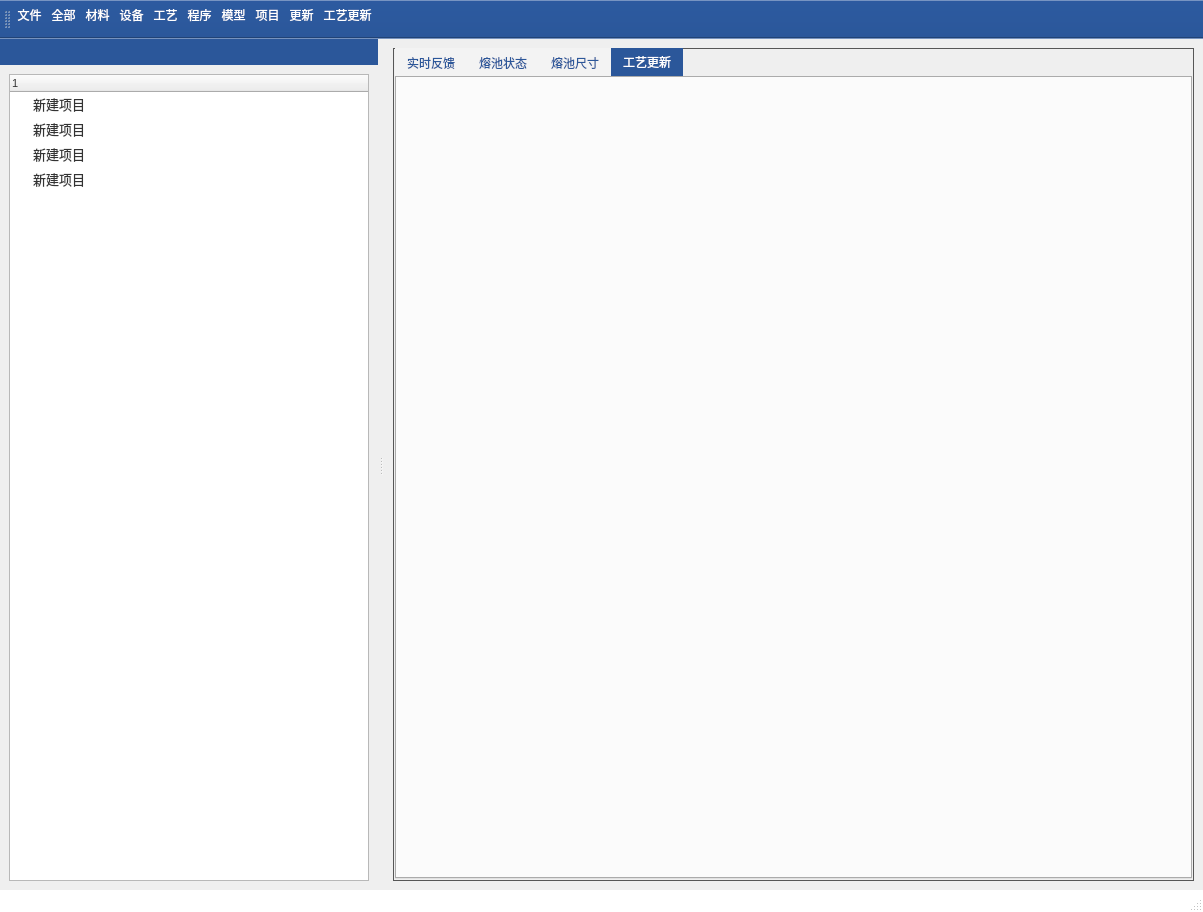
<?xml version="1.0" encoding="UTF-8"?>
<ui version="4.0">
 <class>MainWindow</class>
 <widget class="QMainWindow" name="MainWindow">
  <property name="geometry">
   <rect>
    <x>0</x>
    <y>0</y>
    <width>1203</width>
    <height>912</height>
   </rect>
  </property>
  <property name="windowTitle">
   <string>MainWindow</string>
  </property>
  <property name="styleSheet">
   <string notr="true">#styleSheet{
border: none;
margin: 0px;
}


QPushButton {
    background-repeat: no-repeat;
	border: none;
	background-color: transparent;
	text-align: center;
    color: #f8f8f2;
}
QPushButton:hover {
	background-color: #bd93f9;
}
QPushButton:pressed {
	background-color: #ff79c6;
	color: rgb(255, 255, 255);
}

QTableWidget {
	background-color: transparent;
	padding: 10px;
	border-radius: 5px;
	gridline-color: #9faeda;
    outline: none;
}
QTableWidget::item{
	border-color: #9faeda;
	padding-left: 5px;
	padding-right: 5px;
	gridline-color: #9faeda;
}
QTableWidget::item:selected{
	background-color: rgb(189, 147, 249);
    color: #f8f8f2;
}
QWidget{
	color: #333;
	font: 10pt &quot;Segoe UI&quot;;
}
QToolTip {
	color: #333;
	background-color: #f8f8f2;
	border: 1px solid #CCC;
	background-image: none;
	background-position: left center;
    background-repeat: no-repeat;
	border: none;
	border-left: 2px solid rgb(255, 121, 198);
	text-align: left;
	padding-left: 8px;
	margin: 0px;
}

QTableWidget::horizontalHeader {
	background-color: #6272a4;
}



/* /////////////////////////////////////////////////////////////////////////////////////////////////
LineEdit */
QLineEdit {
	background-color: #6272a4;
	border-radius: 5px;
	border: 2px solid #6272a4;
	padding-left: 10px;
	selection-color: rgb(255, 255, 255);
	selection-background-color: rgb(255, 121, 198);
    color: #f8f8f2;
}
QLineEdit:hover {
	border: 2px solid rgb(64, 71, 88);
}
QLineEdit:focus {
	border: 2px solid #ff79c6;
}

/* /////////////////////////////////////////////////////////////////////////////////////////////////
PlainTextEdit */
QPlainTextEdit {
	background-color: #6272a4;
	border-radius: 5px;
	padding: 10px;
	selection-color: rgb(255, 255, 255);
	selection-background-color: rgb(255, 121, 198);
    color: #f8f8f2;
}
QPlainTextEdit  QScrollBar:vertical {
    width: 8px;
 }
QPlainTextEdit  QScrollBar:horizontal {
    height: 8px;
 }
QPlainTextEdit:hover {
	border: 2px solid rgb(64, 71, 88);
}
QPlainTextEdit:focus {
	border: 2px solid #ff79c6;
}

/* /////////////////////////////////////////////////////////////////////////////////////////////////
ScrollBars */
QScrollBar:horizontal {
    border: none;
    background: #6272a4;
    height: 8px;
    margin: 0px 21px 0 21px;
	border-radius: 0px;
}
QScrollBar::handle:horizontal {
    background: rgb(189, 147, 249);
    min-width: 25px;
	border-radius: 4px
}
QScrollBar::add-line:horizontal {
    border: none;
    background: #6272a4;
    width: 20px;
	border-top-right-radius: 4px;
    border-bottom-right-radius: 4px;
    subcontrol-position: right;
    subcontrol-origin: margin;
}
QScrollBar::sub-line:horizontal {
    border: none;
    background: #6272a4;
    width: 20px;
	border-top-left-radius: 4px;
    border-bottom-left-radius: 4px;
    subcontrol-position: left;
    subcontrol-origin: margin;
}
QScrollBar::up-arrow:horizontal, QScrollBar::down-arrow:horizontal
{
     background: none;
}
QScrollBar::add-page:horizontal, QScrollBar::sub-page:horizontal
{
     background: none;
}
 QScrollBar:vertical {
	border: none;
    background-color: #6272a4;
    width: 8px;
    margin: 21px 0 21px 0;
	border-radius: 0px;
 }
 QScrollBar::handle:vertical {
	background: rgb(189, 147, 249);
    min-height: 25px;
	border-radius: 4px
 }
 QScrollBar::add-line:vertical {
     border: none;
    background: #6272a4;
     height: 20px;
	border-bottom-left-radius: 4px;
    border-bottom-right-radius: 4px;
     subcontrol-position: bottom;
     subcontrol-origin: margin;
 }
 QScrollBar::sub-line:vertical {
	border: none;
    background: #6272a4;
     height: 20px;
	border-top-left-radius: 4px;
    border-top-right-radius: 4px;
     subcontrol-position: top;
     subcontrol-origin: margin;
 }
 QScrollBar::up-arrow:vertical, QScrollBar::down-arrow:vertical {
     background: none;
 }

 QScrollBar::add-page:vertical, QScrollBar::sub-page:vertical {
     background: none;
 }

/* /////////////////////////////////////////////////////////////////////////////////////////////////
CheckBox 
QCheckBox::indicator {
    border: 3px solid #6272a4;
	width: 15px;
	height: 15px;
	border-radius: 10px;
    background: #6272a4;
}
QCheckBox::indicator:hover {
    border: 3px solid rgb(119, 136, 187);
}
QCheckBox::indicator:checked {
    background: 3px solid #bd93f9;
	border: 3px solid #bd93f9;
	background-image: url(:/icons/images/icons/cil-check-alt.png);
}
*/
/* /////////////////////////////////////////////////////////////////////////////////////////////////
RadioButton */
QRadioButton::indicator {
    border: 3px solid #6272a4;
	width: 15px;
	height: 15px;
	border-radius: 10px;
    background: #6272a4;
}
QRadioButton::indicator:hover {
    border: 3px solid rgb(119, 136, 187);
}
QRadioButton::indicator:checked {
    background: 3px solid #F72121;
	border: 3px solid #bd93f9;
}

/* /////////////////////////////////////////////////////////////////////////////////////////////////
ComboBox */
QComboBox{
	background-color: #6272a4;
	border-radius: 5px;
	border: 2px solid #6272a4;
	padding: 5px;
	padding-left: 10px;
    color: #f8f8f2;
}
QComboBox:hover{
	border: 2px solid #7284b9;
}
QComboBox::drop-down {
	subcontrol-origin: padding;
	subcontrol-position: top right;
	width: 25px;
	border-left-width: 3px;
	border-left-color: #6272a4;
	border-left-style: solid;
	border-top-right-radius: 3px;
	border-bottom-right-radius: 3px;
	background-image: url(:/icons/images/icons/cil-arrow-bottom.png);
	background-position: center;
	background-repeat: no-reperat;
 }
QComboBox QAbstractItemView {
	color: rgb(255, 255, 255);
	background-color: #6272a4;
	padding: 10px;
	selection-background-color: rgb(255, 121, 198);
}

/* /////////////////////////////////////////////////////////////////////////////////////////////////
Sliders */
QSlider::groove:horizontal {
    border-radius: 5px;
    height: 10px;
	margin: 0px;
	background-color: rgb(255, 255, 255);
}
QSlider::groove:horizontal:hover {
	background-color: rgb(255, 255, 255);
}
QSlider::handle:horizontal {
    background-color: rgb(189, 147, 249);
    border: none;
    height: 10px;
    width: 10px;
    margin: 0px;
	border-radius: 5px;
}
QSlider::handle:horizontal:hover {
    background-color: rgb(195, 155, 255);
}
QSlider::handle:horizontal:pressed {
    background-color: rgb(255, 121, 198);
}

QSlider::groove:vertical {
    border-radius: 5px;
    width: 10px;
    margin: 0px;
	background-color: #6272a4;
}
QSlider::groove:vertical:hover {
	background-color: #6272a4;
}
QSlider::handle:vertical {
    background-color: rgb(189, 147, 249);
	border: none;
    height: 10px;
    width: 10px;
    margin: 0px;
	border-radius: 5px;
}
QSlider::handle:vertical:hover {
    background-color: rgb(195, 155, 255);
}
QSlider::handle:vertical:pressed {
    background-color: rgb(255, 121, 198);
}


QTabWidget {
     border: none;
}

QTabWidget {
     border: none;
}

QTabBar::tab {
    color: rgb(0, 0, 0);
}

/***https://github.com/gnibuoz/QRibbon/blob/master/QRibbon/qribbon.ui***/

QToolTip {
  border: 1px solid rgb(255,255,255);
  background: white;
  color: rgb(51, 51, 51);
}

/**********菜单栏**********/
QMenuBar {
  background: rgb(255,255,255);
  border: 1px solid rgb(255,255,255);
  border-left: none;
  border-right: none;
}

QMenuBar::item {
  border: 1px solid transparent;
  padding: 5px 10px 5px 10px;
  background: transparent;
}

QMenuBar::item:enabled {
  color: rgb(2, 65, 132);
}

QMenuBar::item:!enabled {
  color: rgb(155, 155, 155);
}

QMenuBar::item:enabled:selected {
  border-top-color: rgb(255,255,255);
  border-bottom-color: rgb(255,255,255);
  background: rgb(255,255,255);
}


/**********状态栏**********/
QStatusBar {
  background: rgb(255,255,255);
  border: 1px solid rgb(255,255,255);
  border-left: none;
  border-right: none;
  border-bottom: none;
}

QStatusBar::item {
  border: none;
  border-right: 1px solid rgb(255,255,255);
}



QTreeView::item,QTreeWidget::item {
    height: 25px;
    border: none;
    background-color: rgba(43,87,154,0);
}

QTreeView::item:hover, QTreeView::branch:hover,
QTreeWidget::item:hover, QTreeWidget::branch:hover { 
    background-color: rgba(43,87,154, 40);
}

QTreeWidget::item:hover{ 
	color: rgb(255, 255, 255);
    background-color: rgb(43,87,154);
}

QTreeView::item:selected { 
    background-color: rgba(200, 200, 200, 50);
	font-weight:bold;
	color: rgb(43, 87, 154);
}


QTabBar{
	background:rgb(43,87,154);
}


QTabBar::tab:selected {
	  
       background:rgb(43,87,154);
      padding: 2px;
	  height:24px;
	  padding:2px 12px;
	  color:#fff;
  }


QTabBar::tab:hover:!selected {
     background:rgba(0,0,0,40);
		color:#fff;
  }


QTabBar::tab {
	background: rgb(243,243,243);
	  color: rgb(10, 10, 10);
color: rgb(10, 10, 10);
color: rgb(43,87,154);

  }


QTabBar::tab:selected {
      border-color: #9B9B9B;
      border-bottom-color: #C2C7CB; /* same as pane color */
  }


 QDockWidget::title {
     text-align: left; /* align the text to the left */
     background: rgb(230,230,230);
    background:rgb(43,87,154);
	 padding:6px 4px;
	 font-size:30pt;


 }


QDockWidget {
     border: 1px solid rgb(255,0,255);
	 margin:0px;
	 color:rgb(240,240,240);
     background: #fff;
	color:rgb(10,10,10);
color:#eee;
	titlebar-close-icon: url(:/Resources/icon/dockwidget-close.png);
     titlebar-normal-icon: url(:/Resources/icon/dockwidget-float.png);
 }

 QDockWidget::close-button, QDockWidget::float-button {
     border: 1px solid transparent;
     width: 24px;
	 height:24px;
 }

QDockWidget::close-button:hover, QDockWidget::float-button:hover {
      background: rgb(177,177,177);
	background:rgba(0,0,0,40);
}

QDockWidget::close-button:pressed, QDockWidget::float-button:pressed {
     padding: 1px -1px -1px 1px;
background:rgba(0,0,0,80);
 }

 QDockWidget::close-button {
      subcontrol-position: top right;
      subcontrol-origin: margin;
	top:-1px;
	right:4px;
      position: absolute;
  }

 QDockWidget::float-button {
      subcontrol-position: top right;
      subcontrol-origin: margin;
	top:-1px;
      position: absolute;
	right:26px;
  }


QToolBar{
	background:transparent;
	background:rgb(43,87,154);
}


QToolButton{
	background:transparent;
	border:0px solid gray;
	color: rgb(255, 255, 255);
	margin:0;
}

QToolButton{
	padding-bottom:10px;
}

QToolButton:hover,QToolButton:checked{
	border:1px solid rgba(100,100,100,100);
	border-radius:2px;
	background:rgb(255,255,255);
	color: rgb(0, 0, 0);
}

QToolButton::menu-button {
    
      /* 16px width + 4px for border = 20px allocated above */
      width: 16px;
	subcontrol-origin:margin;
subcontrol-position: bottom center;
	bottom:0px;
	left:0px;
	height:10px;
	width:100%
 }

</string>
  </property>
  <widget class="QWidget" name="center">
   <layout class="QHBoxLayout" name="horizontalLayout">
    <property name="sizeConstraint">
     <enum>QLayout::SetNoConstraint</enum>
    </property>
    <item>
     <widget class="QWidget" name="widget" native="true">
      <property name="styleSheet">
       <string notr="true">border:1px solid rgb(86, 86, 86);</string>
      </property>
      <layout class="QHBoxLayout" name="horizontalLayout_2">
       <property name="leftMargin">
        <number>2</number>
       </property>
       <property name="topMargin">
        <number>0</number>
       </property>
       <property name="rightMargin">
        <number>2</number>
       </property>
       <property name="bottomMargin">
        <number>2</number>
       </property>
       <item>
        <widget class="QTabWidget" name="tabWidget_2">
         <property name="sizePolicy">
          <sizepolicy hsizetype="Expanding" vsizetype="Expanding">
           <horstretch>0</horstretch>
           <verstretch>0</verstretch>
          </sizepolicy>
         </property>
         <property name="minimumSize">
          <size>
           <width>0</width>
           <height>0</height>
          </size>
         </property>
         <property name="styleSheet">
          <string notr="true">border:0px solid rgb(86, 86, 86);</string>
         </property>
         <property name="currentIndex">
          <number>3</number>
         </property>
         <widget class="QWidget" name="tab">
          <attribute name="title">
           <string>实时反馈</string>
          </attribute>
         </widget>
         <widget class="QWidget" name="tab_2">
          <attribute name="title">
           <string>熔池状态</string>
          </attribute>
         </widget>
         <widget class="QWidget" name="tab_3">
          <attribute name="title">
           <string>熔池尺寸</string>
          </attribute>
          <layout class="QVBoxLayout" name="verticalLayout">
           <item>
            <widget class="QLabel" name="label_showpre">
             <property name="text">
              <string>待显示</string>
             </property>
             <property name="alignment">
              <set>Qt::AlignCenter</set>
             </property>
            </widget>
           </item>
           <item>
            <widget class="QLabel" name="label_pre_w">
             <property name="maximumSize">
              <size>
               <width>16777215</width>
               <height>50</height>
              </size>
             </property>
             <property name="text">
              <string>熔池宽度：   mm</string>
             </property>
             <property name="alignment">
              <set>Qt::AlignCenter</set>
             </property>
            </widget>
           </item>
           <item>
            <widget class="QPushButton" name="btn_pre">
             <property name="text">
              <string>启动预测</string>
             </property>
            </widget>
           </item>
          </layout>
         </widget>
         <widget class="QWidget" name="tab_4">
          <attribute name="title">
           <string>工艺更新</string>
          </attribute>
         </widget>
        </widget>
       </item>
      </layout>
     </widget>
    </item>
   </layout>
  </widget>
  <widget class="QStatusBar" name="status"/>
  <widget class="QToolBar" name="toolBar">
   <property name="font">
    <font>
     <family>Segoe UI</family>
     <pointsize>10</pointsize>
     <weight>50</weight>
     <italic>false</italic>
     <bold>false</bold>
    </font>
   </property>
   <property name="windowTitle">
    <string>toolBar</string>
   </property>
   <attribute name="toolBarArea">
    <enum>TopToolBarArea</enum>
   </attribute>
   <attribute name="toolBarBreak">
    <bool>false</bool>
   </attribute>
   <addaction name="file_menu"/>
   <addaction name="show_all"/>
   <addaction name="cl_open"/>
   <addaction name="sb_open"/>
   <addaction name="gy_open"/>
   <addaction name="cx_open"/>
   <addaction name="mx_open"/>
   <addaction name="xm_open"/>
   <addaction name="action_fresh"/>
   <addaction name="action_updateIO"/>
  </widget>
  <widget class="QDockWidget" name="dockWidget">
   <property name="enabled">
    <bool>true</bool>
   </property>
   <property name="floating">
    <bool>false</bool>
   </property>
   <property name="features">
    <set>QDockWidget::DockWidgetMovable</set>
   </property>
   <attribute name="dockWidgetArea">
    <number>1</number>
   </attribute>
   <widget class="QWidget" name="dockWidgetContents">
    <layout class="QVBoxLayout" name="verticalLayout_2">
     <item>
      <widget class="QTreeWidget" name="treeWidget">
       <property name="enabled">
        <bool>true</bool>
       </property>
       <property name="sizePolicy">
        <sizepolicy hsizetype="Preferred" vsizetype="Expanding">
         <horstretch>0</horstretch>
         <verstretch>0</verstretch>
        </sizepolicy>
       </property>
       <property name="minimumSize">
        <size>
         <width>360</width>
         <height>0</height>
        </size>
       </property>
       <property name="maximumSize">
        <size>
         <width>16777215</width>
         <height>16777215</height>
        </size>
       </property>
       <property name="font">
        <font>
         <family>Segoe UI</family>
         <pointsize>10</pointsize>
         <weight>50</weight>
         <italic>false</italic>
         <bold>false</bold>
        </font>
       </property>
       <property name="animated">
        <bool>true</bool>
       </property>
       <column>
        <property name="text">
         <string/>
        </property>
        <property name="font">
         <font>
          <pointsize>8</pointsize>
         </font>
        </property>
       </column>
       <item>
        <property name="text">
         <string>新建项目</string>
        </property>
       </item>
       <item>
        <property name="text">
         <string>新建项目</string>
        </property>
       </item>
       <item>
        <property name="text">
         <string>新建项目</string>
        </property>
       </item>
       <item>
        <property name="text">
         <string>新建项目</string>
        </property>
       </item>
      </widget>
     </item>
    </layout>
   </widget>
  </widget>
  <action name="w_save">
   <property name="text">
    <string>保存</string>
   </property>
  </action>
  <action name="w_save_as">
   <property name="text">
    <string>另存为</string>
   </property>
  </action>
  <action name="w_quit">
   <property name="text">
    <string>退出</string>
   </property>
  </action>
  <action name="cl_open">
   <property name="text">
    <string>材料</string>
   </property>
   <property name="toolTip">
    <string>展示材料库</string>
   </property>
  </action>
  <action name="sb_open">
   <property name="text">
    <string>设备</string>
   </property>
   <property name="toolTip">
    <string>展示设备库</string>
   </property>
  </action>
  <action name="gy_open">
   <property name="text">
    <string>工艺</string>
   </property>
   <property name="toolTip">
    <string>展示工艺库</string>
   </property>
  </action>
  <action name="ku_all">
   <property name="text">
    <string>全部</string>
   </property>
   <property name="iconText">
    <string>全部</string>
   </property>
  </action>
  <action name="ku_cl">
   <property name="text">
    <string>材料</string>
   </property>
  </action>
  <action name="ku_sb">
   <property name="text">
    <string>设备</string>
   </property>
  </action>
  <action name="show_all">
   <property name="text">
    <string>全部</string>
   </property>
   <property name="toolTip">
    <string>展示数据库</string>
   </property>
  </action>
  <action name="cx_open">
   <property name="text">
    <string>程序</string>
   </property>
  </action>
  <action name="mx_open">
   <property name="text">
    <string>模型</string>
   </property>
  </action>
  <action name="help">
   <property name="text">
    <string>查看文档</string>
   </property>
  </action>
  <action name="xm_open">
   <property name="text">
    <string>项目</string>
   </property>
   <property name="toolTip">
    <string>打开</string>
   </property>
  </action>
  <action name="xm_filter">
   <property name="text">
    <string>筛选</string>
   </property>
  </action>
  <action name="ku_gy">
   <property name="text">
    <string>工艺</string>
   </property>
  </action>
  <action name="ku_cx">
   <property name="text">
    <string>程序</string>
   </property>
  </action>
  <action name="ku_mx">
   <property name="text">
    <string>模型</string>
   </property>
  </action>
  <action name="w_path">
   <property name="text">
    <string>设置路径</string>
   </property>
  </action>
  <action name="action_path">
   <property name="text">
    <string>路径选择</string>
   </property>
  </action>
  <action name="action_fresh">
   <property name="text">
    <string>更新</string>
   </property>
  </action>
  <action name="action_save">
   <property name="text">
    <string>保存</string>
   </property>
  </action>
  <action name="action_other">
   <property name="text">
    <string>另存为</string>
   </property>
  </action>
  <action name="file_menu">
   <property name="text">
    <string>文件</string>
   </property>
  </action>
  <action name="action_updateIO">
   <property name="text">
    <string>工艺更新</string>
   </property>
  </action>
 </widget>
 <resources/>
 <connections/>
</ui>
